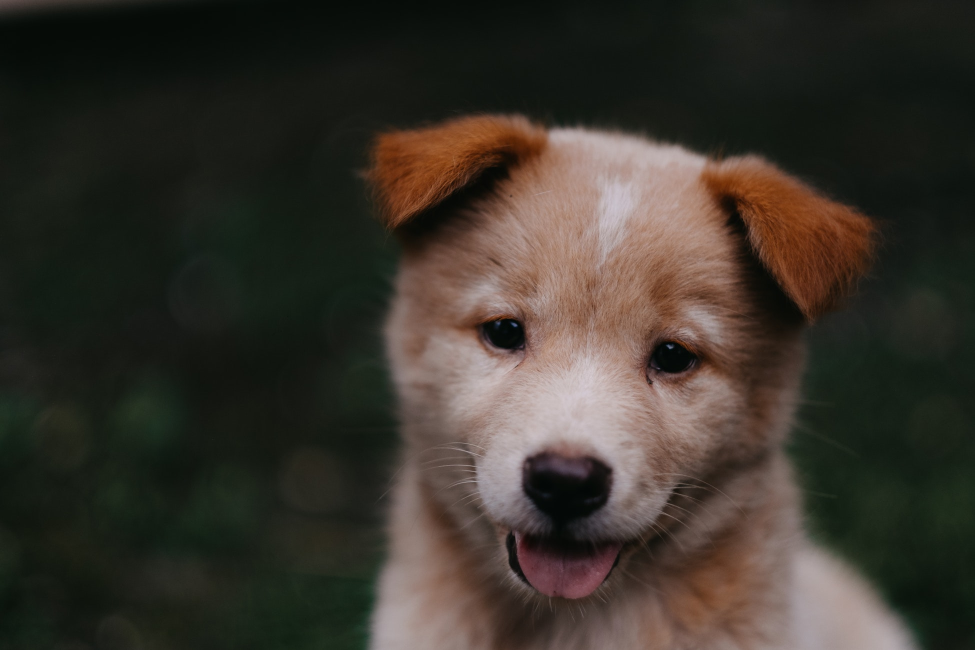
#> input picture Data/DATA/00-puppy.jpg, 1950 x 1300 px (shown at 1/2 size)
$ jupyter execute BlendingImage.ipynb   (shell and % lines are left out)
#> lines starting #> are read from the running program, lines starting #| are printed output that depends on the picture
[cell 1]
import cv2
import numpy as np
import matplotlib.pyplot as plt

[cell 2]
img1 = cv2.imread('../../Data/DATA/00-puppy.jpg')
#> img1 is the input picture: shape (1300, 1950, 3); mean B, G, R 43.8, 51.8, 57.3
img2 = cv2.imread('../../Data/DATA/watermark_no_copy.png')
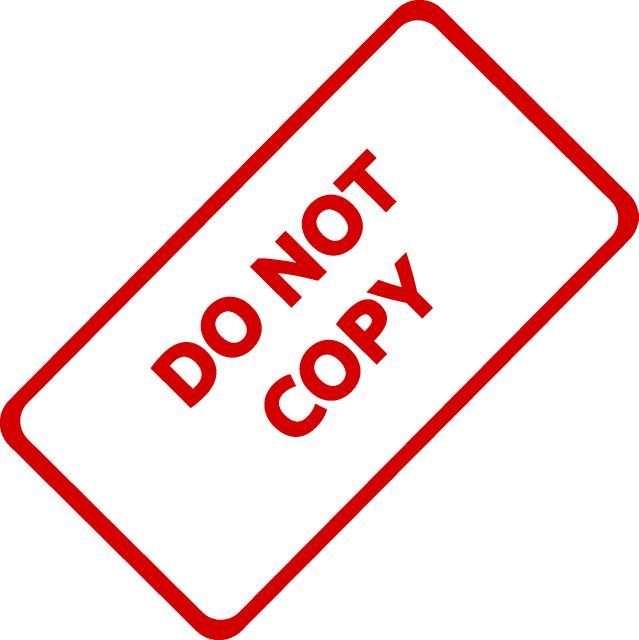
#> input picture Data/DATA/watermark_no_copy.png, 1277 x 1280 px (shown at 1/2 size)
#> img2 is the input picture: shape (1280, 1277, 3); mean B, G, R 226.7, 226.7, 250.2
plt.imshow(img1)

[cell 3]
plt.imshow(img2)

[cell 4]
img1.shape
#> Out = (1300, 1950, 3)

[cell 5]
img2.shape
#> Out = (1280, 1277, 3)

[cell 6]
#Both images are of different shape

[cell 7]
# BLENDING (using addWeighted()=> it asks for both images with same dimensions)
# So, step 1 : resize images and make them of same dimension/shape
img1_new = cv2.resize(img1, (900,900))
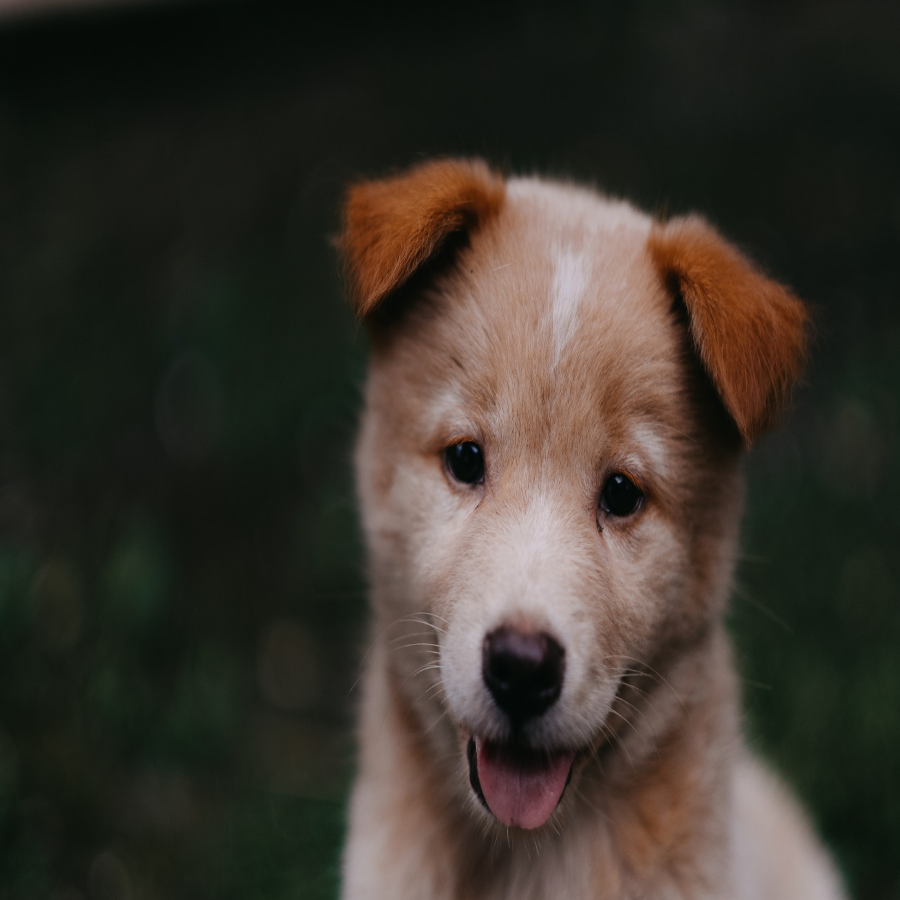
#> img1_new: shape (900, 900, 3); mean B, G, R 43.7, 51.8, 57.2
img2_new = cv2.resize(img2, (900,900))
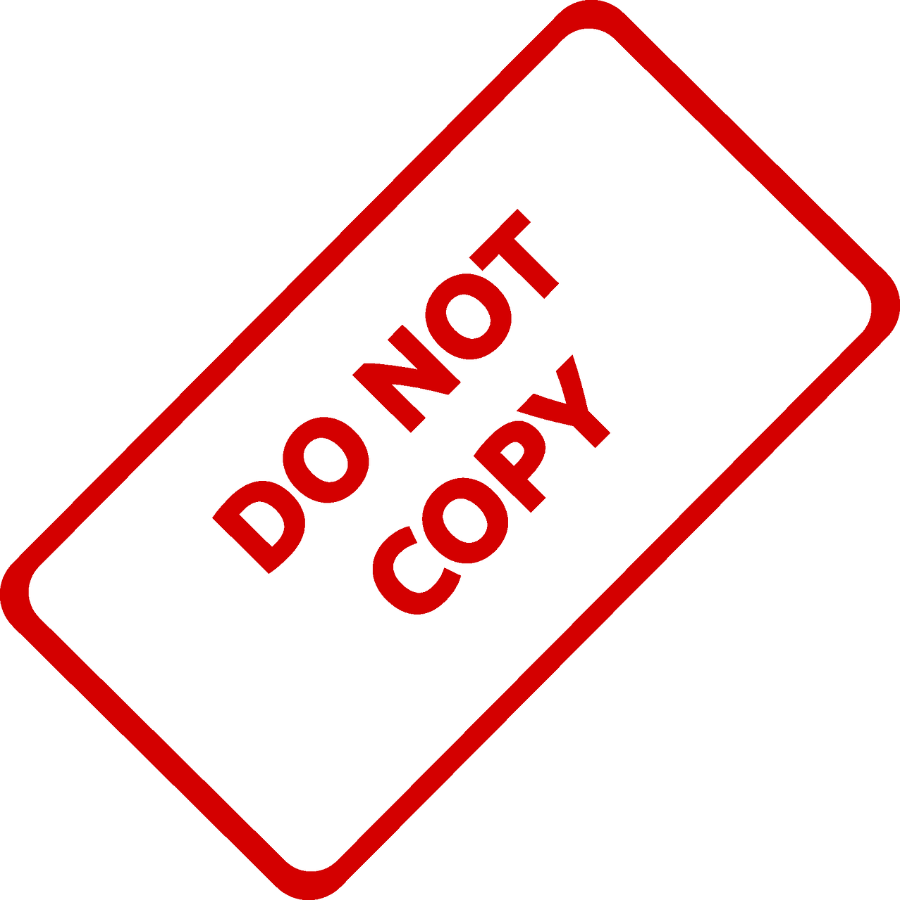
#> img2_new: shape (900, 900, 3); mean B, G, R 226.7, 226.7, 250.2

[cell 8]
# To blend image, one method in cv2 is to use weights => blendedPixel = a.pixel_img1+b.pixel_img2+g
# Here, alpha (a), beta (b) and gamma(g) are weights to img1's pixel, img2's pixel and adjustor respectively.
# More is the weight, more intense is that image's intensity in blended image (eg ig a=0.1,b = 0.9, img one is almost invisible nad img2 is almost of full intensity)

blended_img = cv2.addWeighted(img1_new,0.5,img2_new,0.5,0.8)
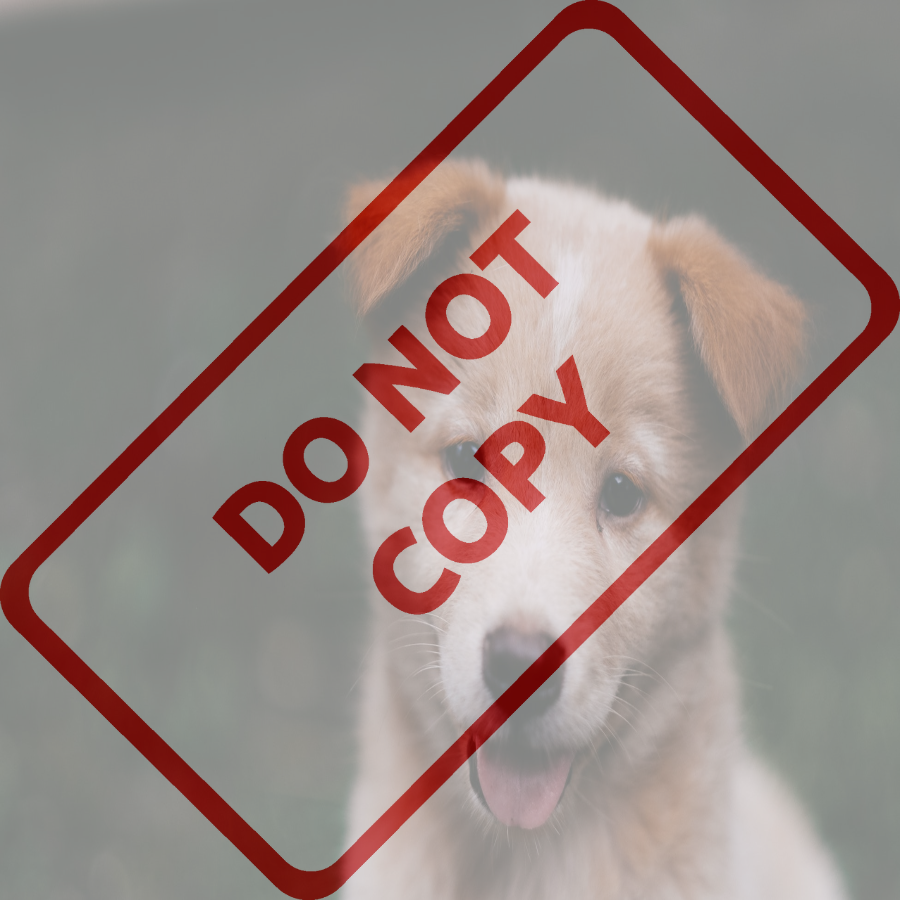
#> blended_img: shape (900, 900, 3); mean B, G, R 136, 140, 154.4
plt.imshow(blended_img)

[cell 9]
# PASTE one image on other (NOT BLENDING)
#Slice the image(background image) over which we want to paste another image and get array size of the to be pasted image. Assign pixel of that chunk in backgroud image as the values of front image

# img1 = background image
# img2 = foreground (pasted) image

img1[:img2.shape[0],:img2.shape[1]] = img2
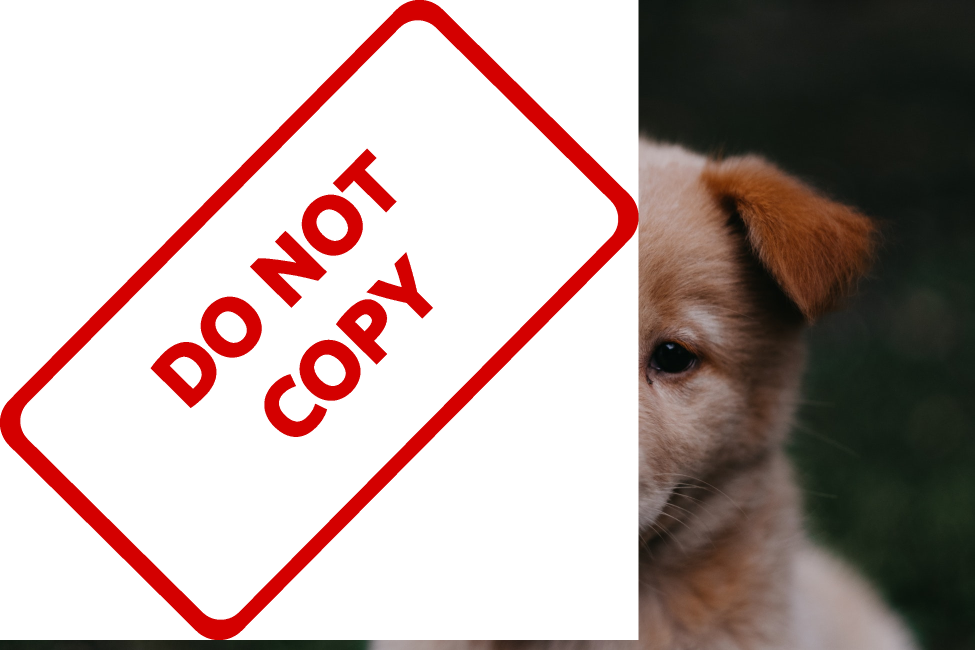
#> img1: shape (1300, 1950, 3) (shown at 1/2 size); mean B, G, R 162.3, 165.6, 183.6
